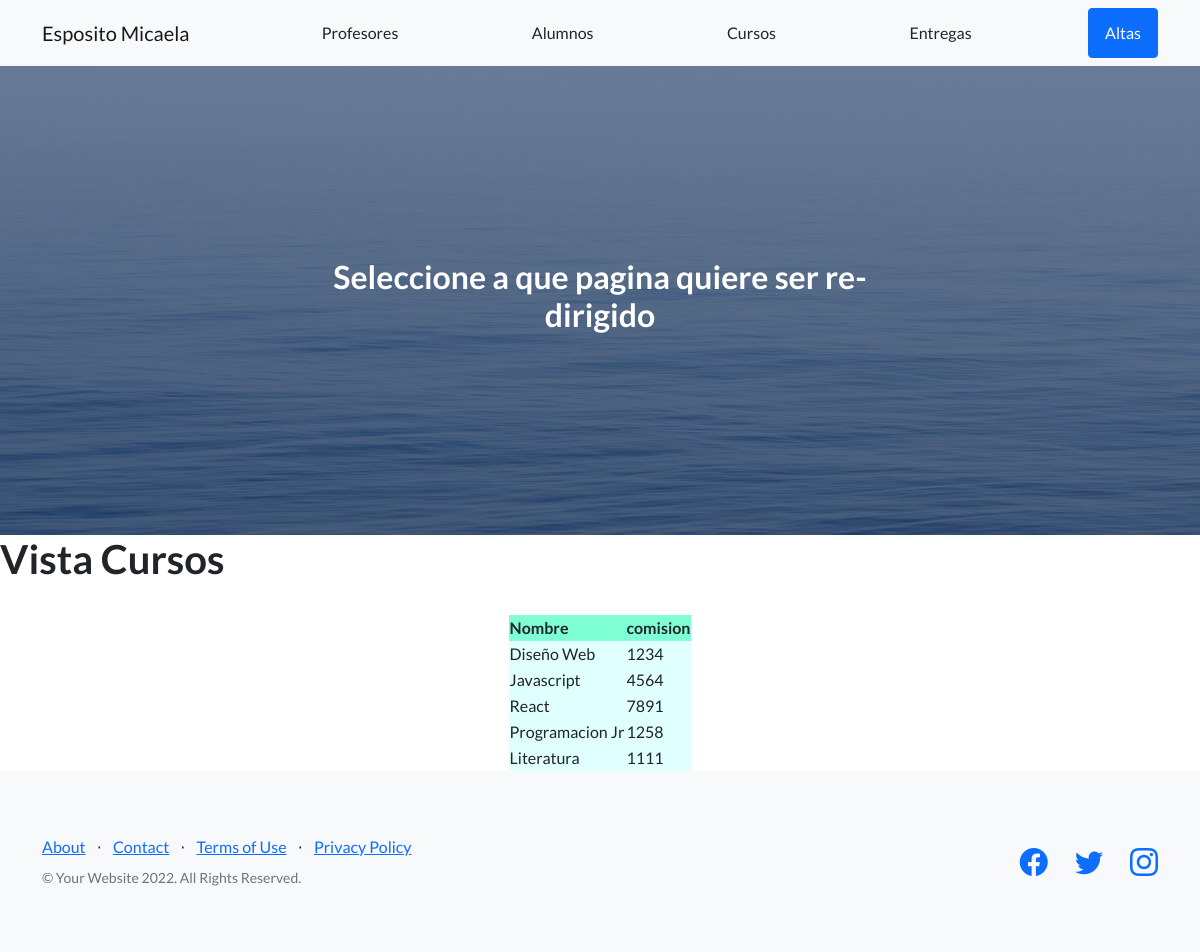
Screenshot of /appcoder/cursos with the database file from the repository.
### app_coder/models.py (models this page shows)
class Cursos(models.Model):
    nombre=models.CharField(max_length=30)
    comision=models.IntegerField()

### app_coder/views.py (the view)
# urls.py: path('cursos',views.cursos, name="cursos"),
def cursos(request):
    curso = Cursos.objects.all()
    bdcursos={"bdcursos": curso}
    plantilla = loader.get_template("cursos.html")
    vistacursos= plantilla.render(bdcursos)
    return HttpResponse(vistacursos)

### app_coder/templates/cursos.html
{% extends 'padre.html' %}
{% load static %}
{% block contenioQueCambia %}
<main>
  <h1>Vista Cursos</h1>
  <table style="border:1px; margin: 0 auto">
    <tr style="background-color: aquamarine">
      <td><strong>Nombre</strong></td>&nbsp;
      <td><strong>comision</strong></td>&nbsp;
    </tr>
    {% for curso in bdcursos %}
    <tr style="background-color: lightcyan">
      <td>{{curso.nombre}}</td>
      <td>{{curso.comision}}</td>
    </tr>
    {% endfor %}
  </table>
</main>
{% endblock %}

### rows the page displays
Cursos: nombre "Diseño Web", comision "1234"
Cursos: nombre "Javascript", comision "4564"
Cursos: nombre "React", comision "7891"
Cursos: nombre "Programacion Jr", comision "1258"
Cursos: nombre "Literatura", comision "1111"
